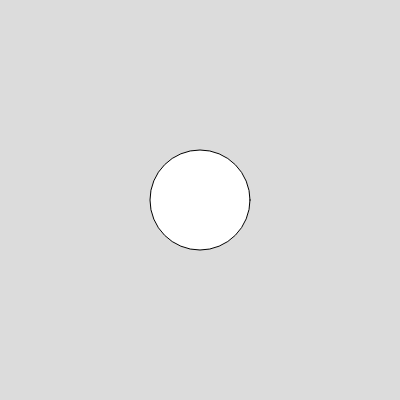
Frame 1 (no input)
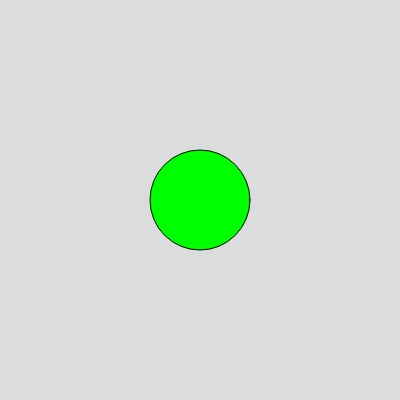
Frame 60 (no input)
Frame 120 (the mouse pressed at the canvas centre since frame 60): identical to frame 60, image omitted

The p5.js sketch that drew these frames (run headless with seeded random() and noise() and a simulated clock; from frame 60 on, the mouse is pressed at the canvas centre):

// p5.js sketch
// ── sketch.js
function setup() {
  createCanvas(400, 400);
}

function draw() {
  background(220)

  if(mouseX<250){
  circle (200,200,100)
  fill(0,255,0);

  }
  if(mouseX>250){
  square (175,175,100)
  fill(200,0,39);

  if(mouseY<200){
    triangle(200,150,250,250,150,250)
    fill(0,037);
  }
}
}
